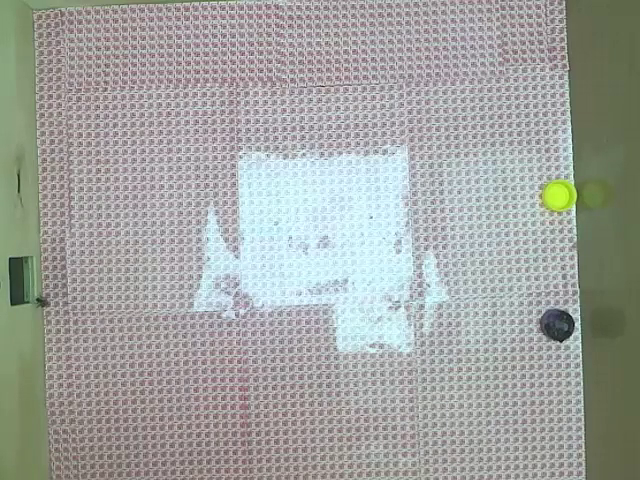
#> input picture frame 42 of videos/bees_c_cut_rev.mp4, 640 x 480 px
$ python bee_track_v1.py   (older library calls are emulated)
#> lines starting #> are read from the running program, lines starting #| are printed output that depends on the picture
#First version eeq

import argparse
import datetime
import imutils
import math
import cv2
import numpy as np
import os
import csv
import datetime

#below imports are for keep track of how long experiment takes and for threading to make video run smooth
#video running smooth now without Threading
import threading
import time
#from pymouse import PyMouse

#mouse = PyMouse()

my_dir = "videos"
my_file = "bees_c_cut_rev.mp4"
video_path = os.path.join(my_dir, my_file)      #gets path of video to import

EXPERIMENT_ID = 1
NEAR_CAP_TIME = 2

#This function only needs to be run once on the first frame.
def detect_caps(frame):
    #input a frame and output the positions of two caps.

    #detect yellow cap
    circle_frame_a = cv2.cvtColor(frame, cv2.COLOR_BGR2HSV)

    (h, s, v) = cv2.split(circle_frame_a)
    s = s*1
    s = np.clip(s,0,255)
    imghsv = cv2.merge([h,s,v])
    imghsv = cv2.cvtColor(imghsv, cv2.COLOR_BGR2HSV).astype("float32")
    circle_frame_a = cv2.cvtColor(imghsv.astype("uint8"), cv2.COLOR_HSV2BGR)
    circle_frame_a = cv2.cvtColor(circle_frame_a, cv2.COLOR_BGR2GRAY)
    circle_frame_a = cv2.threshold(circle_frame_a, 140, 255, cv2.THRESH_BINARY)[1]
    circles_a = cv2.HoughCircles(circle_frame_a, cv2.HOUGH_GRADIENT, 22, minDist=1, maxRadius=50)

    #detecct purple cap
    circle_frame_b = cv2.cvtColor(frame, cv2.COLOR_BGR2GRAY)
    circle_frame_b = cv2.threshold(circle_frame_b, 80, 255, cv2.THRESH_BINARY)[1]
    circle_frame_b = cv2.erode(circle_frame_b, None, iterations=2)
    # [4 lines of commented-out code are left out]
    circles_b = cv2.HoughCircles(circle_frame_b, cv2.HOUGH_GRADIENT, 22, minDist=1, maxRadius=50)


    # [12 lines of commented-out code are left out]

    caps = [circles_a[:,0,:],circles_b[:,0,:]]
    #caps = [circles_b[:,0,:]]
    return caps

def end_experiment(outputList, locationList, whichBee, endResult,  startTime, endTime):
    outputList += [EXPERIMENT_ID]
    outputList += [whichBee]
    outputList += [endResult]
    totalTime = endTime - startTime
    outputList += [("%.2f" % totalTime)]


    now = datetime.datetime.now()
    outputList += [now.strftime("%Y-%m-%d %H:%M")]

    #cleanup the camera and close any open windows, safeGuard to keep us from adding things to our list after we want to be done with experiment

    #print((outputList, locationList))   #prints as of now to help us see whats up, NEEDS TO BE RETURN
    #print(len(locationList)/endtime)

    if(os.path.isfile("results.csv")):
        with open('results.csv','a') as fd:
            wr = csv.writer(fd, dialect='excel')
            wr.writerow(outputList)             #whichBee, which Cap it picked, how long it took
        fd.close()

    else:
        #print("here")
        with open('results.csv','w') as fd:
            wr = csv.writer(fd, dialect='excel')
            wr.writerow(["Experiment ID","Bee ID","Cap","Trail Time","Date/Time"])
            wr.writerow(outputList)             #whichBee, which Cap it picked, how long it took
        fd.close()

    if(os.path.isfile("locations.csv")):
        with open('locations.csv','a') as fd:
            wr = csv.writer(fd, dialect='excel')
            wr.writerow(locationList)             #whichBee, which Cap it picked, how long it took
        fd.close()

    else:
        #print("here")
        with open('locations.csv','w') as fd:
            wr = csv.writer(fd, dialect='excel')
            wr.writerow(locationList)             #whichBee, which Cap it picked, how long it took
        fd.close()


def runTest(whichBee = "testBee"):

    #whichBee = "testBee"
#> called with whichBee = 'testBee'
    timing_a = False
    timing_b = False
    running = True
    resultList = ["A", "B", "NO CHOICE"]  #will use for enumeration of choices
    endResult = "NO CHOICE"
    near_cap = "NO CHOICE"
    outputList = []
    locationList = [whichBee, []]

    caps = [] #structure that will hold cap positions

    camera = cv2.VideoCapture(video_path)
    #camera = cv2.VideoCapture(1) #this is webcam
    width = camera.get(cv2.CAP_PROP_FRAME_WIDTH)
    print(width)

    # [4 lines of commented-out code are left out]

    firstFrame = None
    width = 640

    #Manually enter coords for solutions
    num_caps = 2 # number of caps in experiment
    cap_radius = 30

    sol_a_x = 100
    sol_a_y = 100
    sol_b_x = 100
    sol_b_y = 230

    distance_sol_a = 0
    distance_sol_b = 0

    startTime = time.time()     #start the timer to track experiment
    # loop over the frames of the video
    while True:
        #print(mouse.position())

        # grab the current frame and initialize the occupied/unoccupied
        # text
        (grabbed, frame) = camera.read()
#> frame is the input picture: shape (480, 640, 3); mean B, G, R 160.4, 164.2, 161.5
        text = "Unoccupied"


        # if the frame could not be grabbed, then we have reached the end
        # of the video
        if not grabbed:
            break

        # resize the frame, convert it to grayscale, and blur it
        frame = imutils.resize(frame, width=width)
        gray = cv2.cvtColor(frame, cv2.COLOR_BGR2GRAY)
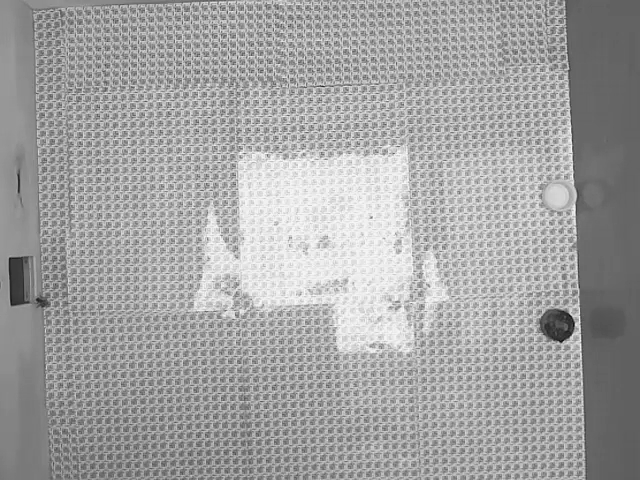
#> gray: shape (480, 640); min 12, max 254, mean 162.9
        gray = cv2.GaussianBlur(gray, (21, 21), 0)
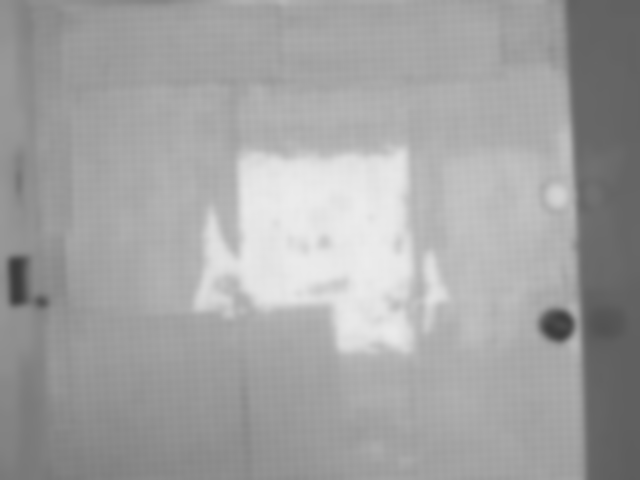
#> gray: shape (480, 640); min 60, max 236, mean 162.9

        # if the first frame is None, initialize it
        if firstFrame is None:
            firstFrame = gray
            continue

        ##### BOTTLE CAP DETECTION BEGINNING----- COMMENT OUT TO REMOVE AUTOMATIC CAP DETECTION
        if(len(caps) < num_caps):
            caps = detect_caps(frame)
            #print(caps)
            #print(len(caps))

        if(len(caps) == num_caps):
            #print(caps[0])
            sol_a_x = caps[0][0][0]
            sol_a_y = caps[0][0][1]

            sol_b_x = caps[1][0][0]
            sol_b_y = caps[1][0][1]
            cv2.circle(frame, (sol_a_x, sol_a_y), 1, (0, 255, 255), cap_radius)
            cv2.circle(frame, (sol_b_x, sol_b_y), 1, (130,0,75), cap_radius) #Solution A

        ##### BOTTLE CAP DETECTION END----- COMMENT OUT TO REMOVE AUTOMATIC CAP DETECTION

        # compute the absolute difference between the current frame and
        # first frame
        frameDelta = cv2.absdiff(firstFrame, gray)
        thresh = cv2.threshold(frameDelta, 25, 255, cv2.THRESH_BINARY)[1]

        # dilate the thresholded image to fill in holes, then find contours
        # on thresholded image
        thresh = cv2.dilate(thresh, None, iterations=2)
        _, cnts, _ = cv2.findContours(thresh.copy(), cv2.RETR_EXTERNAL, cv2.CHAIN_APPROX_SIMPLE)

        # loop over the contours
        # remember to implement a case for when there are no cntrs. WHen the bee is not on camera
        for c in cnts:

            # if the contour is too small, ignore it
            if cv2.contourArea(c) > 1500 or cv2.contourArea(c) < 100:
                continue

            # compute the bounding box for the contour, draw it on the frame,
            # and update the text
            (x, y, w, h) = cv2.boundingRect(c)
            cv2.rectangle(frame, (x, y), (x + w, y + h), (0, 255, 0), 2)

            #center of rectangle/BEE. Rectangle
            rectagleCenterPont = ((x + x + w) // 2, (y + y + h) // 2)
            #rectagleCenterPont = (int(mouse.position()[0]),int(mouse.position()[1]))
            locationList[1] += [((x + x + w) / 2.0, (y + y + h) / 2.0)]
            #locationList += [(mouse.position())]
            #print(locationList)
            #calculate distance from bee to
            distance_sol_a = np.sqrt((sol_a_x - rectagleCenterPont[0])**2 + (sol_a_y - rectagleCenterPont[1])**2)
            distance_sol_b = np.sqrt((sol_b_x - rectagleCenterPont[0])**2 + (sol_b_y - rectagleCenterPont[1])**2)


            if(distance_sol_a < cap_radius):     #if bee is on sol_a cap, end experiment
                if(not timing_a):
                    print("near cap a")
                    start_cap_time = time.time()
                    #end_experiment(outputList, locationList, whichBee, "Purple", startTime, endtime)
                    #running = False
                    near_cap = "Yellow"
                    timing_a = True
                    #break
            else:
                #We have distance between bee and cap
                if(timing_a):
                    print("moved away from cap a")
                    #Bee moved away from cap. It didnt stay long enough to end experiment
                    timing_a = False
                    near_cap = "none"


            if(distance_sol_b < cap_radius):
                if(not timing_b):
                    print("near cap b")
                    start_cap_time = time.time()
                    #end_experiment(outputList, locationList, whichBee, "Yellow", startTime, endtime)
                    #running = False
                    near_cap = "Purple"
                    timing_b = True
                    #break
            else:
                #We have distance between bee and cap
                if(timing_b):
                    print("moved away from cap b")
                    #Bee moved away from cap. It didnt stay long enough to end experiment
                    timing_b = False
                    near_cap = "none"

            if(timing_a or timing_b):
                near_cap_time = time.time() - start_cap_time
                print(near_cap_time)
                if(near_cap_time > NEAR_CAP_TIME):
                    #print("wow")
                    print(near_cap_time)
                    #Finish experiment
                    endTime = time.time()
                    #end_experiment(outputList, locationList, whichBee, near_cap, startTime, endTime)
                    running = False
            #print("in main loop")
            #DRAW CIRCLES FOR WHERE THE SOLUTIONS ARE
            #cv2.circle(frame, (sol_a_x, sol_a_y), 1, (0, 0, 255), 30) #Solution A
            #cv2.circle(frame, (sol_b_x, sol_b_y), 1, (0, 255, 0), 30) #Solution B

            #draw lines from bee to solutions
            cv2.line(frame, (sol_a_x, sol_a_y), rectagleCenterPont, (0, 255, 255), 2) #distance line A
            cv2.line(frame, (sol_b_x, sol_b_y), rectagleCenterPont, (130,0,75), 2) #distance line B

            #draw small circle where bee is
            cv2.circle(frame, rectagleCenterPont, 1, (0, 0, 255), 5)

        if(not running):
            break
        #Press q to exit early.
        if cv2.waitKey(1) & 0xFF == ord('q'):
            endtime = time.time()
            end_experiment(outputList, locationList, whichBee, "NO RESULT - QUIT", startTime, endtime)
            break


        #Functions to display text on screen
        cv2.putText(frame, "Distance to Solution A: {}".format(str(distance_sol_a)), (10, 40),
                    cv2.FONT_HERSHEY_SIMPLEX, 0.5, (0, 0, 255), 2)

        cv2.putText(frame, "Distance to Solution B: {}".format(str(distance_sol_b)), (10, 80),
                    cv2.FONT_HERSHEY_SIMPLEX, 0.5, (0, 0, 255), 2)

        cv2.putText(frame, datetime.datetime.now().strftime("%A %d %B %Y %I:%M:%S%p"),
                    (10, frame.shape[0] - 10), cv2.FONT_HERSHEY_SIMPLEX, 0.35, (0, 0, 255), 1)

        cv2.imshow("Security Feed", frame)

    #Quit camera displays
    endtime = time.time()
    end_experiment(outputList, locationList, whichBee, near_cap, startTime, endtime)

    camera.release()
    cv2.destroyAllWindows()

if __name__ == '__main__':
    import sys

    EXPERIMENT_ID = 1
    runTest()
